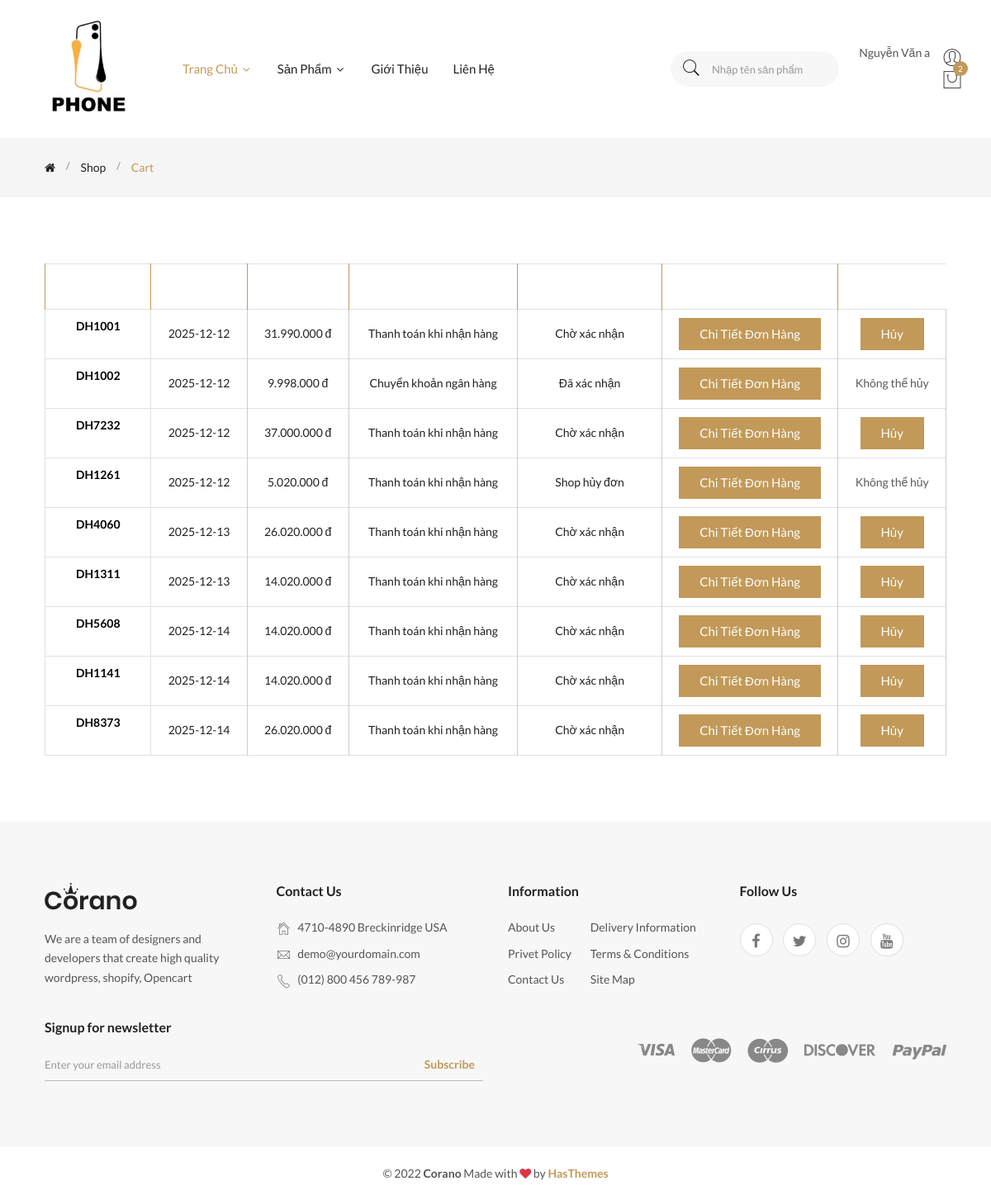
Page /mvc-oop-basic/?act=lich-su-mua-hang (signed in) on the committed database.
### tables this page shows
CREATE TABLE `don_hangs` (
  `id` int(11) NOT NULL,
  `ma_don_hang` varchar(50) NOT NULL,
  `tai_khoan_id` int(11) NOT NULL,
  `ten_nguoi_nhan` varchar(255) NOT NULL,
  `email_nguoi_nhan` varchar(255) NOT NULL,
  `sdt_nguoi_nhan` varchar(15) NOT NULL,
  `dia_chi_nguoi_nhan` text NOT NULL,
  `ngay_dat` date NOT NULL,
  `tong_tien` decimal(10,2) NOT NULL,
  `ghi_chu` text DEFAULT NULL,
  `phuong_thuc_thanh_toan_id` int(11) NOT NULL,
  `trang_thai_id` int(11) NOT NULL
);

### mvc-oop-basic/index.php (called while the page is built, shortened)
<?php
require_once './commons/function.php';
require_once './controllers/HomeController.php';
require_once './models/TaiKhoan.php';
require_once './models/DonHang.php';
$act = $_GET['act'] ?? '/';
match ($act) {
    '/' => (new HomeController())->home(),
    'chi-tiet-san-pham' => (new HomeController())->chiTietSanPham(),
    'them-gio-hang' => (new HomeController())->addGioHang(),
    'login' => (new HomeController())->formLogin(),
    'logout-out' => (new HomeController())->logout(),
    'check-login' => (new HomeController())->postLogin(),
    'gio-hang' => (new HomeController())->gioHang(),
    'thanh-toan' => (new HomeController())->thanhToan(),
    'xu-ly-thanh-toan' => (new HomeController())->postThanhToan(),
    'lich-su-mua-hang' => (new HomeController())->lichSuMuaHang(),
    'chi-tiet-mua-hang' => (new HomeController())->chiTietMuaHang(),
    'huy-don-hang' => (new HomeController())->huyDonHang(),
};

### mvc-oop-basic/commons/function.php (called while the page is built, shortened)
<?php
function connectDB()
{
    $host = DB_HOST;
    $port = DB_PORT;
    $dbname = DB_NAME;
    try {
        $conn = new PDO("mysql:host=$host;port=$port;dbname=$dbname", DB_USERNAME, DB_PASSWORD);
        $conn->setAttribute(PDO::ATTR_ERRMODE, PDO::ERRMODE_EXCEPTION);
        $conn->setAttribute(PDO::ATTR_DEFAULT_FETCH_MODE, PDO::FETCH_ASSOC);
        return $conn;
    } catch (PDOException $e) {
        echo ("Connection failed: " . $e->getMessage());
    }
}
function formatPrice($price)
{
    return number_format($price, 0, ',', '.');
}

### mvc-oop-basic/models/TaiKhoan.php (called while the page is built, shortened)
<?php
class TaiKhoan
{
    public $conn;
    public function __construct()
    {
        $this->conn = connectDB();
    }
    public function getTaiKhoanFromEmail($email)
    {
        try {
            $sql = "SELECT * FROM tai_khoans WHERE email = :email";
            $stmt = $this->conn->prepare($sql);
            $stmt->execute(['email' => $email]);
            return $stmt->fetch();
        } catch (Exception $e) {
            echo "Lỗi: " . $e->getMessage();
            return false;
        }
    }
}

### mvc-oop-basic/models/DonHang.php (called while the page is built, shortened)
<?php
class DonHang
{
    public $conn;
    public function __construct()
    {
        $this->conn = connectDB();
    }
    public function getDonHangFromUser($taiKhoanId)
    {
        try {
            $sql = "SELECT * FROM don_hangs WHERE tai_khoan_id = :tai_khoan_id";
            $stmt = $this->conn->prepare($sql);
            $stmt->execute([
                ':tai_khoan_id' => $taiKhoanId
            ]);
            return $stmt->fetchAll(PDO::FETCH_ASSOC);
        } catch (Exception $e) {
            echo "Lỗi getDonHangFromUser: " . $e->getMessage();
            return [];
        }
    }
    public function getTrangThaiDonHang()
    {
        try {
            $sql = "SELECT * FROM trang_thai_don_hangs";
            $stmt = $this->conn->prepare($sql);
            $stmt->execute();
            return $stmt->fetchAll(PDO::FETCH_ASSOC);
        } catch (Exception $e) {
            echo "Lỗi: " . $e->getMessage();
            return [];
        }
    }
    public function getPhuongThucThanhToan()
    {
        try {
            $sql = "SELECT * FROM phuong_thuc_thanh_toans";
            $stmt = $this->conn->prepare($sql);
            $stmt->execute();
            return $stmt->fetchAll(PDO::FETCH_ASSOC);
        } catch (Exception $e) {
            echo "Lỗi: " . $e->getMessage();
            return [];
        }
    }
}

### mvc-oop-basic/views/lichSuMuaHang.php (the view, shortened to what this page needs)
<?php require_once  './views/layout/header.php'; ?>
<?php require_once  './views/layout/menu.php'; ?>
<main>
    <div class="breadcrumb-area">
        <div class="container">
            <div class="row">
                <div class="col-12">
                    <div class="breadcrumb-wrap">
                        <nav aria-label="breadcrumb">
                            <ul class="breadcrumb">
                                <li class="breadcrumb-item"><a href="index.html"><i class="fa fa-home"></i></a></li>
                                <li class="breadcrumb-item"><a href="shop.html">shop</a></li>
                                <li class="breadcrumb-item active" aria-current="page">cart</li>
                            </ul>
                        </nav>
                    </div>
                </div>
            </div>
        </div>
    </div>
    <div class="cart-main-wrapper section-padding">
        <div class="container">
            <div class="section-bg-color">
                <div class="row">
                    <div class="col-lg-12">
                        <div class="cart-table table-responsive">
                            <table class="table table-bordered">
                                <thead>
                                    <tr>
                                        <th>Mã đơn hàng</th>
                                        <th>Ngày đặt</th>
                                        <th>Tổng tiền</th>
                                        <th>Phương thức thanh toán</th>
                                        <th>Trạng thái đơn hàng</th>
                                        <th>Thao tác</th>
                                    </tr>
                                </thead>
                                <tbody>
                                    <?php foreach ($donHangs as $donHang): ?>
                                        <tr>
                                            <th class="text-center"><?= $donHang['ma_don_hang'] ?></th>
                                            <td><?= $donHang['ngay_dat'] ?></td>
                                            <td><?= formatPrice($donHang['tong_tien']) ?> đ</td>
                                            <td>
                                                <?= $phuongThucThanhToan[$donHang['phuong_thuc_thanh_toan_id']] ?? 'Không có' ?>
                                            </td>
                                            <td>
                                                <?= $trangThaiDonHang[$donHang['trang_thai_id']] ?? 'Không xác định' ?>
                                            </td>
                                            <td><a href="<?= BASE_URL ?>?act=chi-tiet-mua-hang&id=<?= $donHang['id'] ?>"
                                                    class="btn btn-sqr">
                                                    Chi tiết đơn hàng
                                                </a>
                                            </td>
                                            <td>
                                                <?php if ($donHang['trang_thai_id'] == 1): ?>
                                                    <a href="<?= BASE_URL ?>?act=huy-don-hang&id=<?= $donHang['id'] ?>"
                                                        class="btn btn-sqr btn-danger"
                                                        onclick="return confirm('Xác nhận hủy đơn hàng?')">
                                                        Hủy
                                                    </a>
                                                <?php else: ?>
                                                    <span class="text-muted">Không thể hủy</span>
                                                <?php endif; ?>
                                            </td>
                                        </tr>
                                    <?php endforeach; ?>
                                </tbody>
                            </table>
                        </div>
                    </div>
                </div>
            </div>
        </div>
    </div>
</main>
<?php require_once  './views/layout/footer.php'; ?>

### rows in the picture
don_hangs: ma_don_hang "DH1001", ngay_dat "2025-12-12", tong_tien "31.990.000", phuong_thuc_thanh_toan "Thanh toán khi nhận hàng", trang_thai "Chờ xác nhận"
don_hangs: ma_don_hang "DH1002", ngay_dat "2025-12-12", tong_tien "9.998.000", phuong_thuc_thanh_toan "Chuyển khoản ngân hàng", trang_thai "Đã xác nhận", shows "Không thể hủy"
don_hangs: ma_don_hang "DH7232", ngay_dat "2025-12-12", tong_tien "37.000.000", phuong_thuc_thanh_toan "Thanh toán khi nhận hàng", trang_thai "Chờ xác nhận"
don_hangs: ma_don_hang "DH1261", ngay_dat "2025-12-12", tong_tien "5.020.000", phuong_thuc_thanh_toan "Thanh toán khi nhận hàng", trang_thai "Shop hủy đơn", shows "Không thể hủy"
don_hangs: ma_don_hang "DH4060", ngay_dat "2025-12-13", tong_tien "26.020.000", phuong_thuc_thanh_toan "Thanh toán khi nhận hàng", trang_thai "Chờ xác nhận"
don_hangs: ma_don_hang "DH1311", ngay_dat "2025-12-13", tong_tien "14.020.000", phuong_thuc_thanh_toan "Thanh toán khi nhận hàng", trang_thai "Chờ xác nhận"
don_hangs: ma_don_hang "DH5608", ngay_dat "2025-12-14", tong_tien "14.020.000", phuong_thuc_thanh_toan "Thanh toán khi nhận hàng", trang_thai "Chờ xác nhận"
don_hangs: ma_don_hang "DH1141", ngay_dat "2025-12-14", tong_tien "14.020.000", phuong_thuc_thanh_toan "Thanh toán khi nhận hàng", trang_thai "Chờ xác nhận"
don_hangs: ma_don_hang "DH8373", ngay_dat "2025-12-14", tong_tien "26.020.000", phuong_thuc_thanh_toan "Thanh toán khi nhận hàng", trang_thai "Chờ xác nhận"

### other values in the picture
$_SESSION['user_client']['name'] "Nguyễn Văn a"
